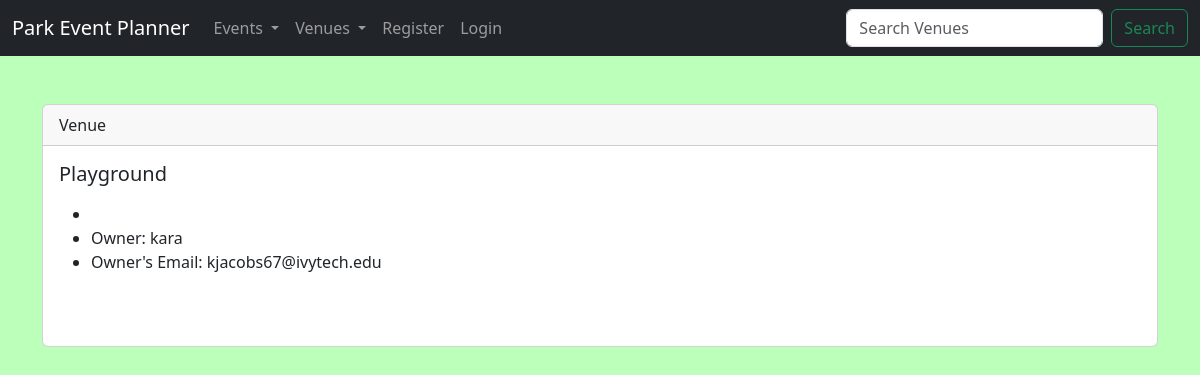
/show_venue/20, run on an earlier commit of the app's database.
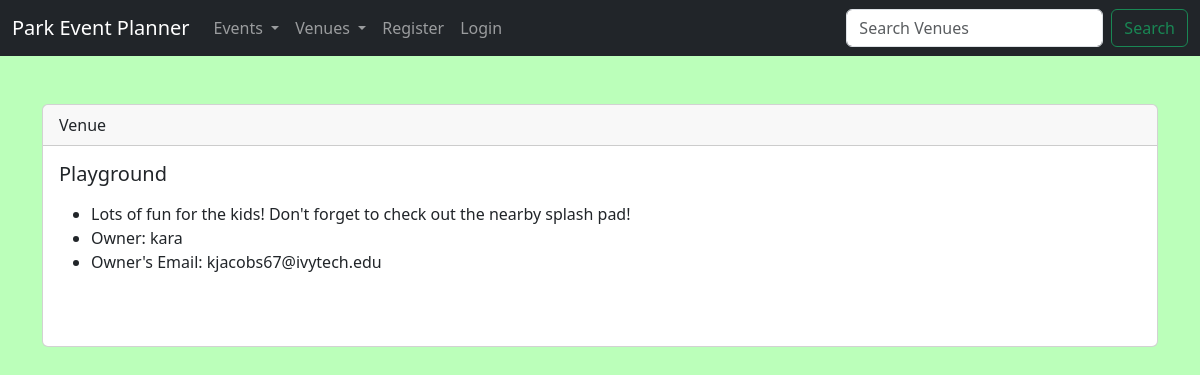
And on a later commit of the database.
### events/models.py (models this page shows)
class Venue(models.Model):
	name = models.CharField('Venue Name', max_length=120)
	description = models.TextField(blank=True)
	owner = models.IntegerField("Venue Owner", blank=False, default=1)
	venue_image = models.ImageField(null=True, blank=True, upload_to="images/")
	def __str__(self): # lets you click on a venue to access it
		return self.name

### events/views.py (the view)
# urls.py: path('show_venue/<venue_id>', views.show_venue, name="show-venue"),
def show_venue(request, venue_id):
	venue = Venue.objects.get(pk=venue_id)
	venue_owner = User.objects.get(pk=venue.owner)
	return render(request, 'events/show_venue.html', {'venue': venue, 'venue_owner': venue_owner})

### events/templates/events/show_venue.html (shortened to what this page needs)
{% extends 'events/base.html' %}
{% block content %}
	<br/>
	<div class="card">
	  <div class="card-header">
	    Venue
	  </div>
	  <div class="card-body">
	    <h5 class="card-title">{{ venue }}</h5>
	    <p class="card-text">
	<ul>
		<li>{{ venue.description }}</li>
		<li>Owner: {{ venue_owner }} </li>
		<li>Owner's Email: {{ venue_owner.email }} </li>
	</ul>
	<br/>
	    </p>
	  </div>
	</div>
{% endblock %}

### events/templates/events/base.html (shortened to what this page needs)
{% load static %}
<!doctype html>
<html lang="en">
  <head>
    <link href="https://cdn.jsdelivr.net/npm/bootstrap@5.3.0/dist/css/bootstrap.min.css" rel="stylesheet">
    <link rel="stylesheet" href="{% static 'css/parkstyle.css' %}">
  </head>
  <body>
  	{% include 'events/navbar.html' %}
  	<br/>
    <div class="container">
      {% block content %}
      {% endblock %}
    </div>
  </body>
</html>

### events/templates/events/navbar.html (shortened to what this page needs)
<nav class="navbar navbar-expand-lg navbar-dark bg-dark">
  <div class="container-fluid">
    <a class="navbar-brand" href="{% url 'home' %}">Park Event Planner</a>
    <div class="collapse navbar-collapse" id="navbarSupportedContent">
      <ul class="navbar-nav me-auto mb-2 mb-lg-0">
        <li class="nav-item dropdown">
          <a class="nav-link dropdown-toggle" href="#" role="button" data-bs-toggle="dropdown" aria-expanded="false">
            Events
          </a>
        </li>
        <li class="nav-item dropdown">
          <a class="nav-link dropdown-toggle" href="#" role="button" data-bs-toggle="dropdown" aria-expanded="false">
            Venues
          </a>
        </li>
        {% if user.is_authenticated %}
          <li class="nav-item">
            <a class="nav-link" href="{% url 'logout' %}">Logout</a>
          </li>
        {% else %}
          <li class="nav-item">
            <a class="nav-link" href="{% url 'register_user' %}">Register</a>
          </li>
          <li class="nav-item">
            <a class="nav-link" href="{% url 'login' %}">Login</a>
          </li>
        {% endif %}
      </ul>
      <form class="d-flex" role="search" method="POST" action="{% url 'search-venues' %}">
        <input class="form-control me-2" type="search" placeholder="Search Venues" aria-label="Search" name="searched">
        <button class="btn btn-outline-success" type="submit">Search</button>
      </form>
    </div>
  </div>
</nav>

### static/css/parkstyle.css (style rules this page uses)
body { background: #bbffba }

What changed in the data, as far as the page shows it:
changed Venue "Playground": description (not shown) → "Lots of fun for the kids! Don't forget to check out the nearby splash pad!"
